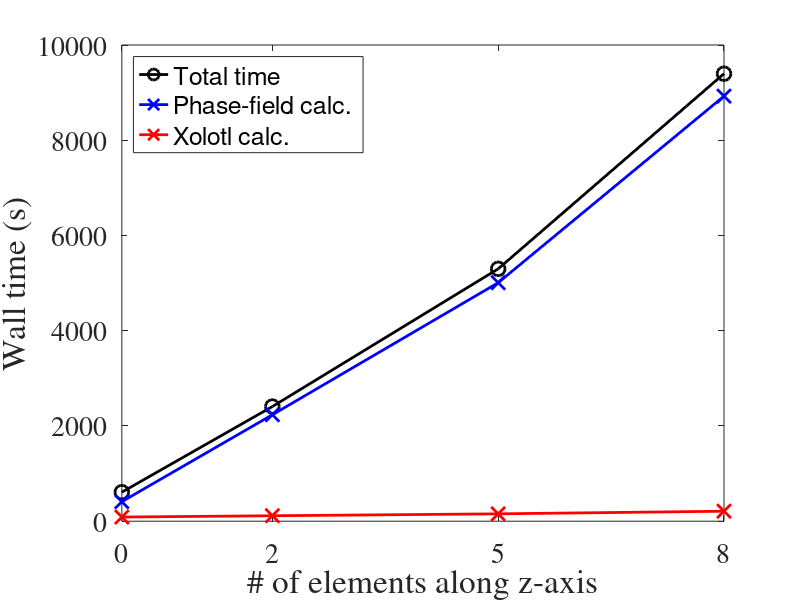

The MATLAB source for this figure:
NP_NN = [0 2 5 8];
t_tot_NN = [609.506 2407.614 5299.536 9397.584];
t_Xolotl_NN = [87.418 114.706 154.730 209.804];
t_PF_NN = [410.566 2235.458 5008.307 8925.924];

%[NP_NN, t_tot_NN, t_transfer_NN, t_Xolotl_NN, t_wrap_perc_NN, t_PF_NN, t_PF_perc_NN] = LoadData_weak_scaling_NN();
%[NP_NN, t_tot_NN, t_transfer_NN, t_Xolotl_NN, t_wrap_perc_NN, t_PF_NN, t_PF_perc_NN] = LoadData_weak_scaling_CR();


tnorm_totNN = t_tot_NN/t_tot_NN(1);
tnorm_Xolotl_NN = t_Xolotl_NN/t_Xolotl_NN(1);
tnorm_PF_NN = t_PF_NN/t_PF_NN(1);

perf_totNN = 1 ./tnorm_totNN;
perf_Xolotl_NN = 1 ./tnorm_Xolotl_NN;
perf_PF_NN = 1 ./tnorm_PF_NN;

plot(NP_NN, t_tot_NN, 'k-o','LineWidth', 2, 'MarkerSize', 10);
hold on;
plot(NP_NN, t_PF_NN, 'b-x','LineWidth', 2, 'MarkerSize', 10);
plot(NP_NN, t_Xolotl_NN, 'r-x','LineWidth', 2, 'MarkerSize', 10);
xlim([0 8]);
ylim([0 10000]);


set(gca,'XTick', NP_NN);
a = get(gca,'XTickLabel');
set(gca,'XTickLabel',a,'FontName','Times','fontsize',20);
xlabel('# of elements along z-axis', 'FontSize', 24);
ylabel('Wall time (s)', 'FontSize', 24);
legend({'Total time', 'Phase-field calc.', 'Xolotl calc.'}, 'Location', 'northwest');


